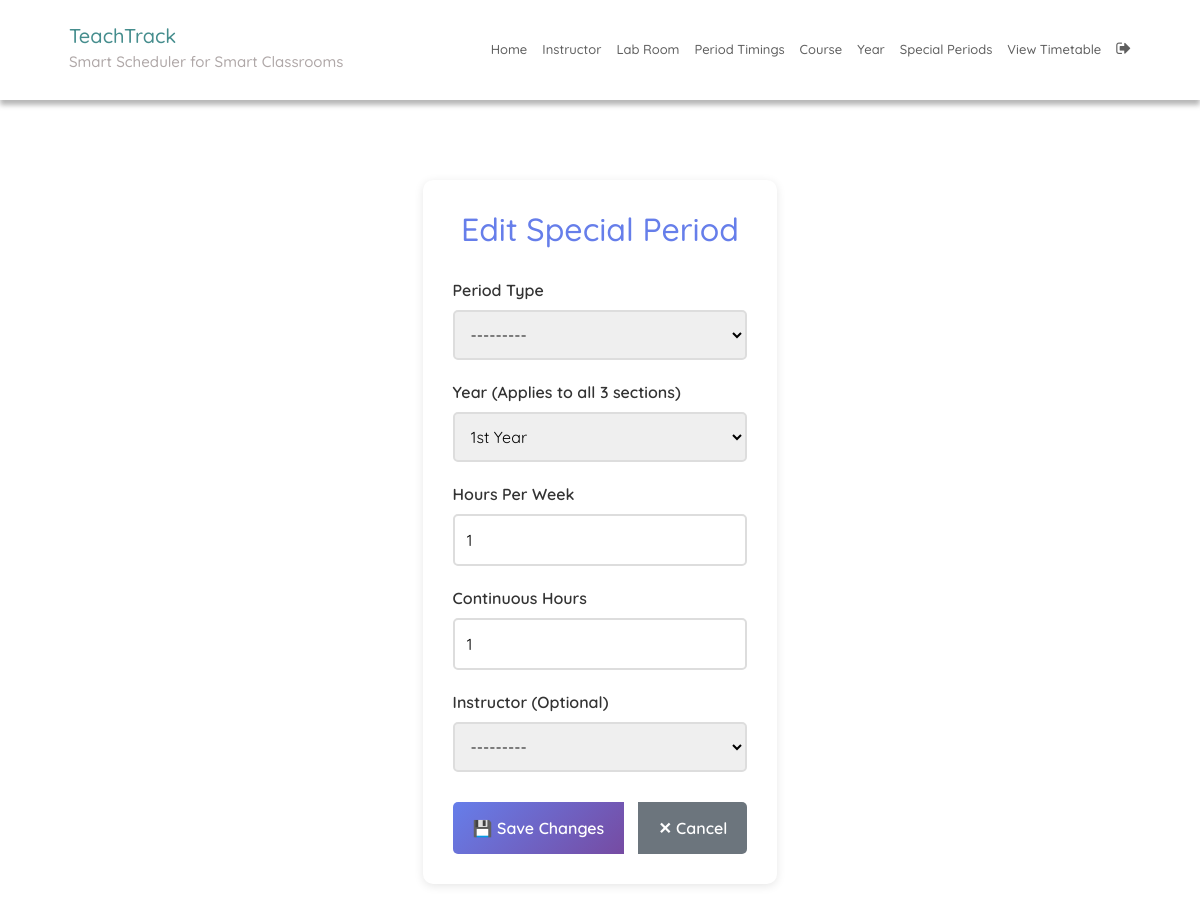
The page /specialPeriodUpdate/4/ (signed in) on the database as committed earlier.
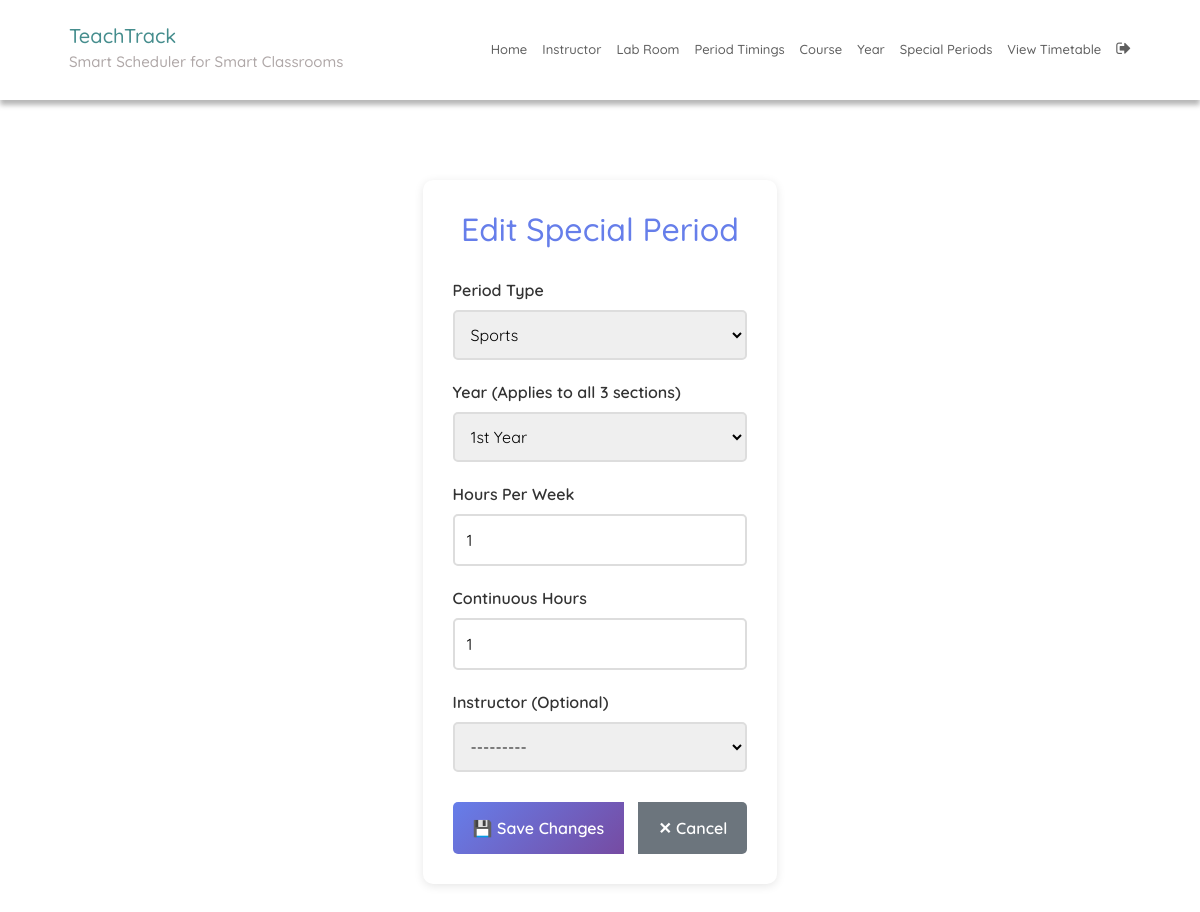
The same page on the database as committed later.
### SchedulerApp/models.py (models this page shows, shortened)
class SpecialPeriod(models.Model):
    period_type = models.CharField(max_length=20, choices=SPECIAL_PERIOD_TYPE)
    year = models.ForeignKey(Year, on_delete=models.CASCADE)
    hours_per_week = models.IntegerField(default=1, validators=[MinValueValidator(1)])
    continuous_hours = models.IntegerField(default=1, validators=[MinValueValidator(1)])
    instructor = models.ForeignKey(Instructor, on_delete=models.SET_NULL, null=True, blank=True)
    class Meta:
        unique_together = ['period_type', 'year']
        ordering = ['year', 'period_type']

### SchedulerApp/views.py (the view)
# urls.py: path('specialPeriodUpdate/<int:pk>/', specialPeriodUpdate, name='specialPeriodUpdate'),
@login_required
def specialPeriodUpdate(request, pk):
    sp = SpecialPeriod.objects.get(pk=pk)
    form = SpecialPeriodForm(request.POST or None, instance=sp)
    if request.method == 'POST':
        if form.is_valid():
            form.save()
            return redirect('specialPeriodEdit')
    return render(request, 'specialPeriodUpdate.html', {'special_period': sp, 'form': form})

### SchedulerApp/forms.py
class SpecialPeriodForm(ModelForm):
    class Meta:
        model = SpecialPeriod
        fields = ['period_type', 'year', 'hours_per_week', 'continuous_hours', 'instructor']
        labels = {
            'period_type': 'Period Type',
            'year': 'Year (Applies to all 3 sections)',
            'hours_per_week': 'Hours Per Week',
            'continuous_hours': 'Continuous Hours',
            'instructor': 'Instructor (Optional)'
        }
        widgets = {
            'period_type': forms.Select(),
            'year': forms.Select(),
            'hours_per_week': forms.NumberInput(attrs={'min': 1, 'max': 5}),
            'continuous_hours': forms.NumberInput(attrs={'min': 1, 'max': 5}),
            'instructor': forms.Select()
        }

### SchedulerApp/models.py (called while the page is built)
    def __str__(self):
        return f'{self.uid} {self.name}'

    def __str__(self):
        return self.year_name

### SchedulerApp/templatetags/index.py (called while the page is built)
@register.tag
def active(parser, token):
    args = token.split_contents()
    template_tag = args[0]
    if len(args) < 2:
        raise template.TemplateSyntaxError(
            f'{template_tag} tag requires at least one argument'
        )
    return NavSelectedNode(args[1:])

### templates/specialPeriodUpdate.html (shortened to what this page needs)
{% extends 'base.html' %}
{% block content %}
<div class="update-container">
    <h1>Edit Special Period</h1>
    <form method="post">
        {% for field in form %}
        <div class="form-group">
            <label for="{{ field.id_for_label }}">{{ field.label }}</label>
            {{ field }}
        </div>
        {% endfor %}
        <div class="btn-group">
            <button type="submit" class="btn btn-save">💾 Save Changes</button>
            <a href="{% url 'specialPeriodEdit' %}" class="btn btn-cancel">✕ Cancel</a>
        </div>
    </form>
</div>
{% endblock %}

Rows that differ between the two databases and show on the page:
changed SpecialPeriod "1st Year": period_type "---------" → "Sports"
